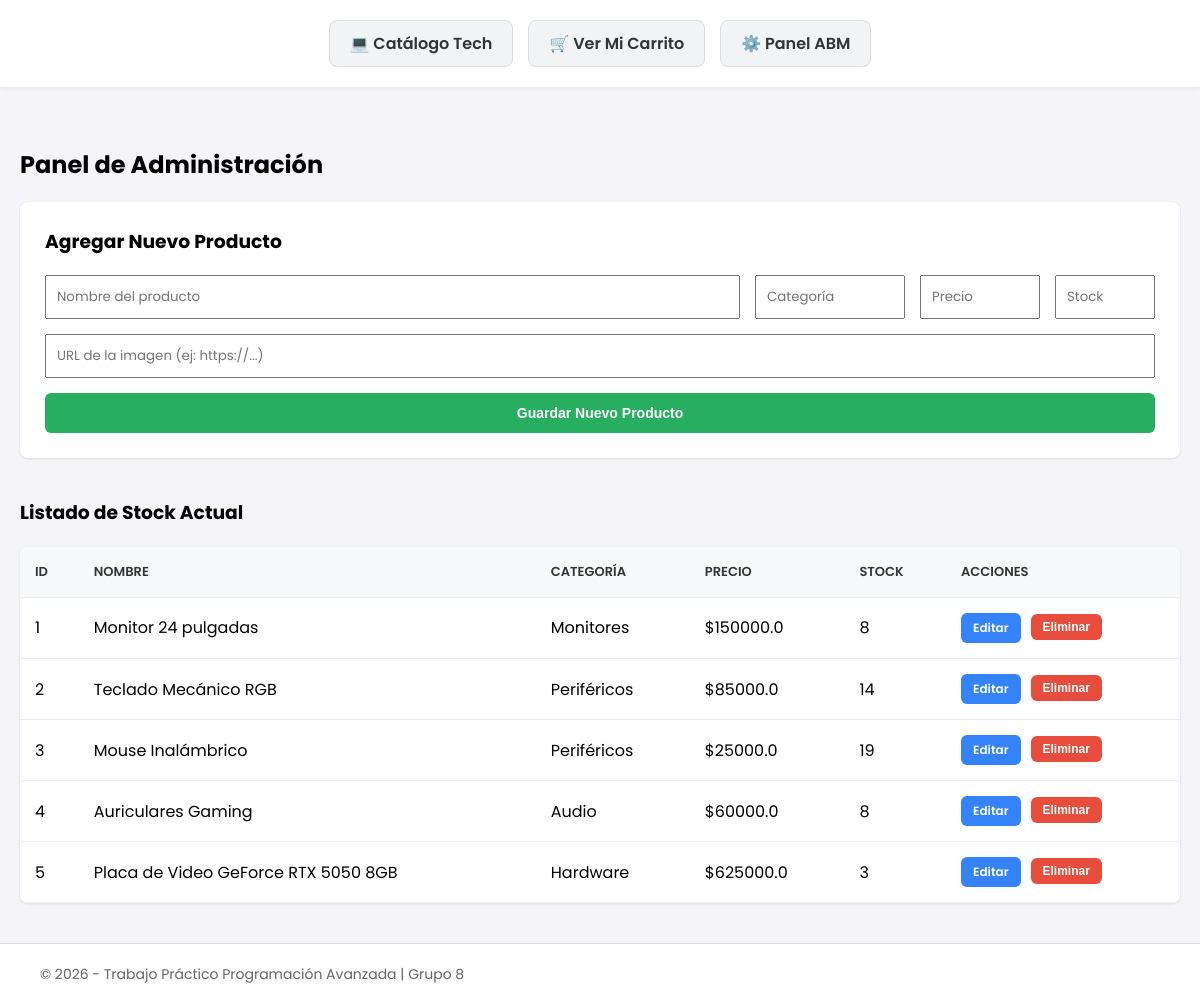
/admin, run on an earlier commit of the app's database.
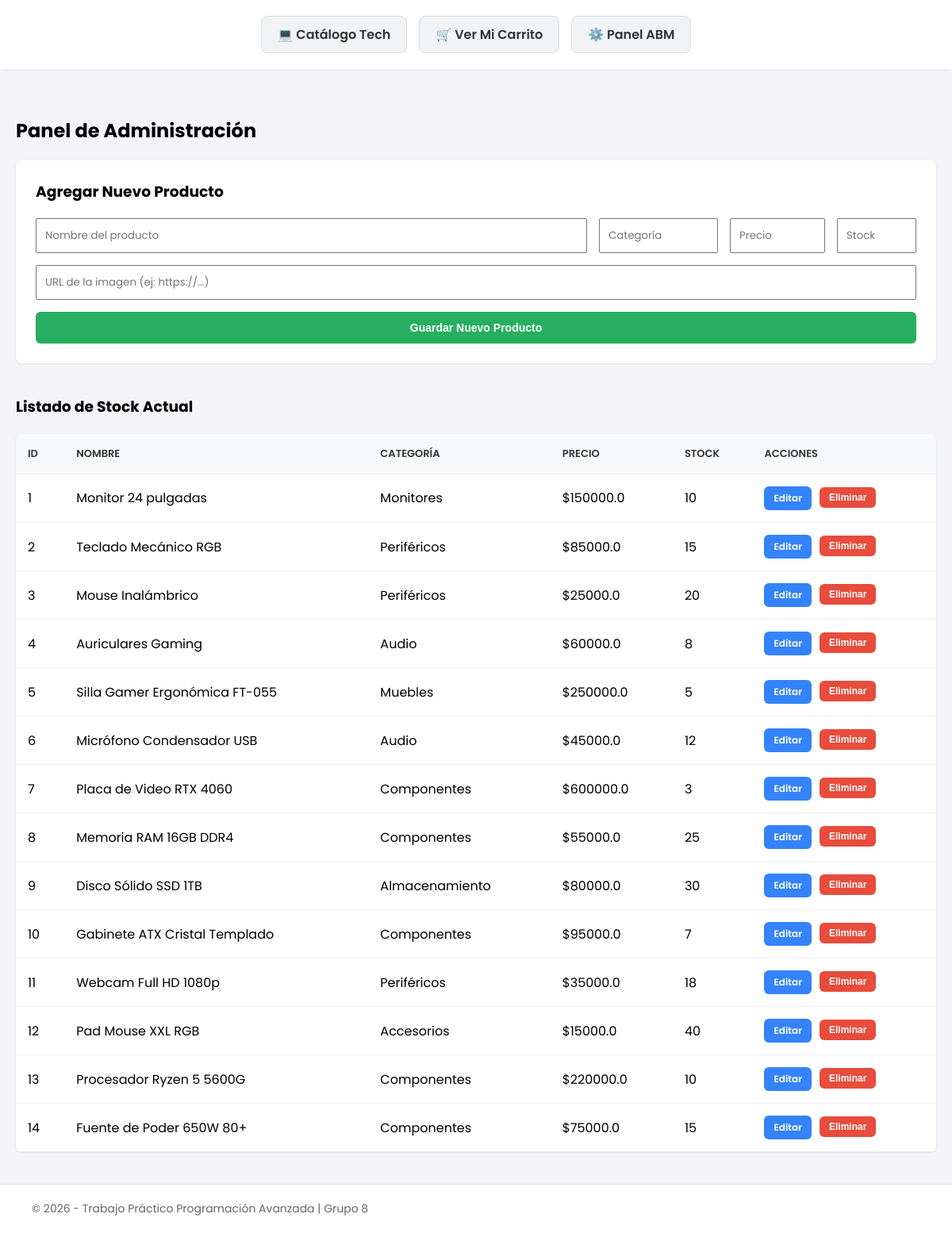
And on a later commit of the database.
### tables this page shows
CREATE TABLE productos (
            id_producto INTEGER PRIMARY KEY AUTOINCREMENT,
            nombre TEXT NOT NULL,
            categoria TEXT NOT NULL,
            precio REAL NOT NULL,
            stock INTEGER NOT NULL,
            imagen TEXT NOT NULL
        );

### app.py (the view)
@app.route('/admin')
def panel_admin():
    conexion = base_de_datos.obtener_conexion()
    cursor = conexion.cursor()
    cursor.execute("SELECT id_producto, nombre, categoria, precio, stock FROM productos")
    todos_los_productos = cursor.fetchall()
    conexion.close()
    return render_template('admin.html', productos=todos_los_productos)

### base_de_datos.py (called while the page is built)
def obtener_conexion():
    return sqlite3.connect("tienda.db")

### templates/admin.html
{% extends 'base.html' %}
{% block contenido %}
<h2 style="margin-bottom: 20px;">Panel de Administración</h2>
<div style="background-color: #fff; padding: 25px; border-radius: 8px; margin-bottom: 40px; box-shadow: 0 1px 3px rgba(0,0,0,0.1);">
    <h3 style="margin-top: 0;">Agregar Nuevo Producto</h3>
    <form action="/admin/agregar" method="POST" style="display: flex; gap: 15px; flex-wrap: wrap; align-items: center;">
        <input type="text" name="nombre" placeholder="Nombre del producto" required style="padding: 10px; flex: 1; min-width: 200px;">
        <input type="text" name="categoria" placeholder="Categoría" required style="padding: 10px; width: 150px;">
        <input type="number" name="precio" placeholder="Precio" step="0.01" min="0" required style="padding: 10px; width: 120px;">
        <input type="number" name="stock" placeholder="Stock" min="0" required style="padding: 10px; width: 100px;">
        <input type="url" name="imagen" placeholder="URL de la imagen (ej: https://...)" required style="padding: 10px; width: 100%;">
        <button type="submit" class="btn btn-success" style="width: 100%; padding: 12px;">Guardar Nuevo Producto</button>
    </form>
</div>
<h3 style="margin-bottom: 15px;">Listado de Stock Actual</h3>
<table>
    <thead>
        <tr>
            <th>ID</th>
            <th>Nombre</th>
            <th>Categoría</th>
            <th>Precio</th>
            <th>Stock</th>
            <th>Acciones</th>
        </tr>
    </thead>
    <tbody>
        {% for prod in productos %}
        <tr>
            <td>{{ prod[0] }}</td>
            <td>{{ prod[1] }}</td>
            <td>{{ prod[2] }}</td>
            <td>${{ prod[3] }}</td>
            <td>{{ prod[4] }}</td>
            <td style="display: flex; gap: 10px;">
                <a href="/admin/editar/{{ prod[0] }}" class="btn btn-primary" style="padding: 6px 12px; font-size: 12px;">Editar</a>
                <form action="/admin/eliminar/{{ prod[0] }}" method="POST" onsubmit="return confirm('¿Seguro que deseas eliminar este producto?');">
                    <button type="submit" class="btn btn-danger" style="padding: 6px 12px; font-size: 12px;">Eliminar</button>
                </form>
            </td>
        </tr>
        {% endfor %}
    </tbody>
</table>
{% endblock %}

### templates/base.html (shortened to what this page needs)
<!DOCTYPE html>
<html lang="es">
<head>
    <link rel="stylesheet" href="{{ url_for('static', filename='style.css') }}">
</head>
<body>
    <header>
        <nav>
            <a href="/">💻 Catálogo Tech</a>
            <a href="/carrito">🛒 Ver Mi Carrito</a>
            <a href="/admin">⚙️ Panel ABM</a>
        </nav>
    </header>
    <main class="contenedor">
        {% block contenido %}
        {% endblock %}
    </main>
    <footer>
        <p>© 2026 - Trabajo Práctico Programación Avanzada | Grupo 8</p>
    </footer>
</body>
</html>

### static/style.css (style rules this page uses)
body { font-family: 'Poppins', sans-serif; margin: 0; padding: 0; background-color: #f4f4f9; display: flex; flex-direction: column; min-height: 100vh; }
.contenedor { flex: 1; max-width: 1200px; margin: 0 auto; padding: 40px 20px; width: 100%; box-sizing: border-box; }
footer { background-color: #fff; padding: 20px 40px; text-align: left; border-top: 1px solid #ddd; color: #666; font-size: 14px; }
footer p { margin: 0; }
input { box-sizing: border-box; font-family: inherit; }
header { background-color: #fff; padding: 20px; box-shadow: 0 2px 5px rgba(0,0,0,0.05); text-align: center; }
nav { display: flex; justify-content: center; gap: 15px; }
nav a { display: inline-block; padding: 10px 20px; background-color: #f1f3f5; color: #333; text-decoration: none; font-weight: 600; border-radius: 8px; transition: all 0.3s ease; border: 1px solid #ddd; }
table { width: 100%; border-collapse: collapse; margin-top: 20px; background-color: white; box-shadow: 0 1px 3px rgba(0,0,0,0.1); border-radius: 8px; overflow: hidden; }
th, td { padding: 15px; text-align: left; border-bottom: 1px solid #eee; }
th { background-color: #f8f9fa; color: #333; font-weight: 600; text-transform: uppercase; font-size: 13px; }
.btn { padding: 10px 15px; border: none; border-radius: 6px; cursor: pointer; font-weight: 600; font-size: 14px; transition: background-color 0.2s ease, transform 0.1s ease; text-decoration: none; display: inline-block; text-align: center; color: white; }
.btn-success { background-color: #27ae60; }
.btn-danger { background-color: #e74c3c; }
.btn-primary { background-color: #3483fa; }

What changed in the data, as far as the page shows it:
changed productos "Monitor 24 pulgadas": stock "8" → "10"
changed productos "Teclado Mecánico RGB": stock "14" → "15"
changed productos "Mouse Inalámbrico": stock "19" → "20"
changed productos id 5: nombre "Placa de Video GeForce RTX 5050 8GB" → "Silla Gamer Ergonómica FT-055"; categoria "Hardware" → "Muebles"; precio "625000.0" → "250000.0"; stock "3" → "5"
added productos: id_producto "6", nombre "Micrófono Condensador USB", categoria "Audio", precio "45000.0", stock "12"
added productos: id_producto "7", nombre "Placa de Video RTX 4060", categoria "Componentes", precio "600000.0", stock "3"
added productos: id_producto "8", nombre "Memoria RAM 16GB DDR4", categoria "Componentes", precio "55000.0", stock "25"
added productos: id_producto "9", nombre "Disco Sólido SSD 1TB", categoria "Almacenamiento", precio "80000.0", stock "30"
added productos: id_producto "10", nombre "Gabinete ATX Cristal Templado", categoria "Componentes", precio "95000.0", stock "7"
added productos: id_producto "11", nombre "Webcam Full HD 1080p", categoria "Periféricos", precio "35000.0", stock "18"
added productos: id_producto "12", nombre "Pad Mouse XXL RGB", categoria "Accesorios", precio "15000.0", stock "40"
added productos: id_producto "13", nombre "Procesador Ryzen 5 5600G", categoria "Componentes", precio "220000.0", stock "10"
added productos: id_producto "14", nombre "Fuente de Poder 650W 80+", categoria "Componentes", precio "75000.0", stock "15"
